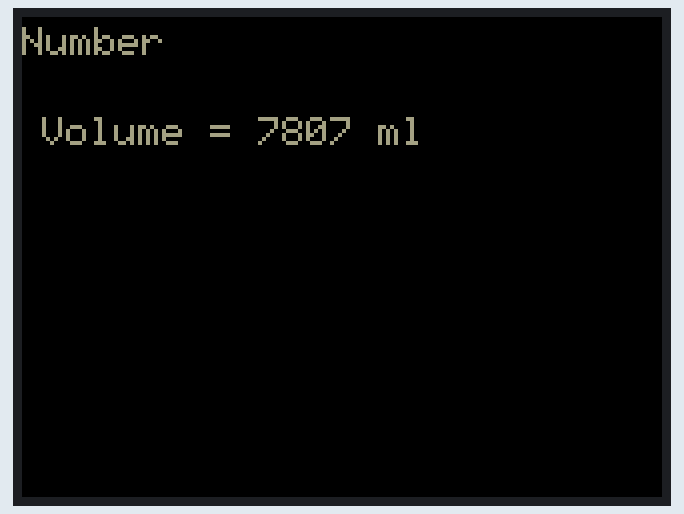
A sketch run on a simulated ESP32. Shown: 320×240 colour display. Random numbers use the default seed unless the sketch sets one.

Above: at 0.3 s.
At 4.8 s:
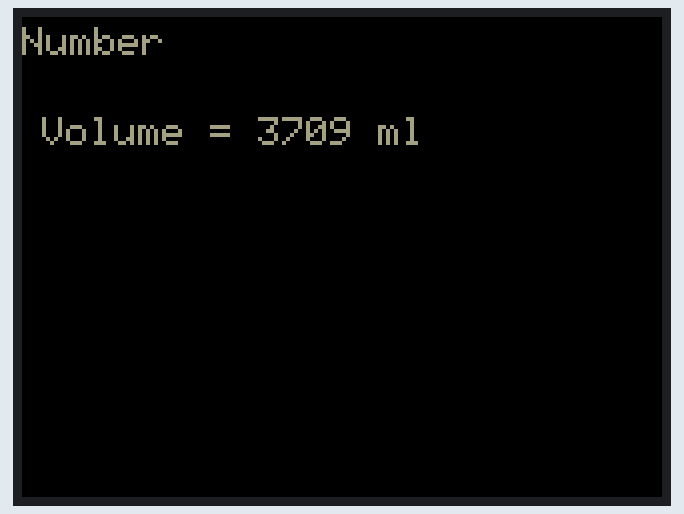
At 9.9 s:
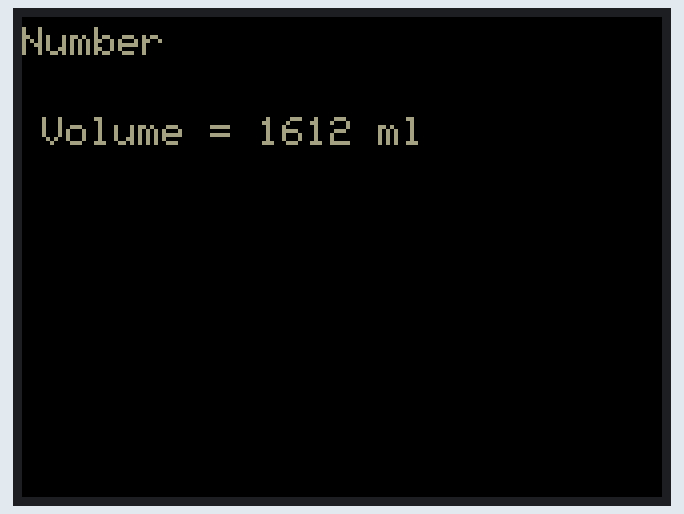
At 19.5 s:
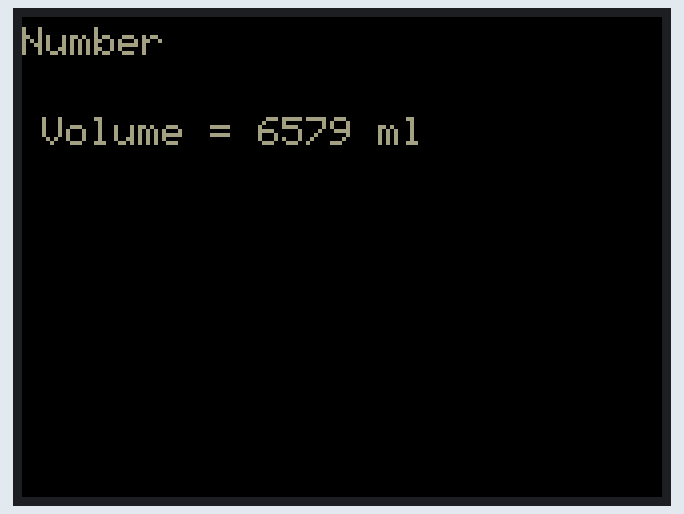
At 29.2 s:
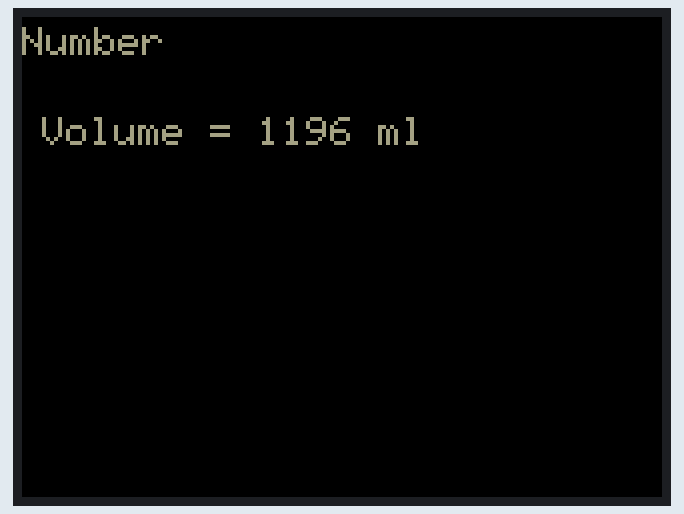
At 39.3 s:
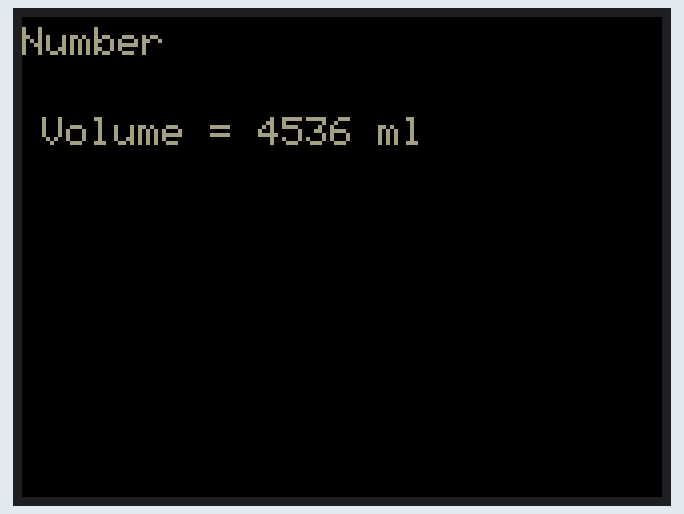

The sketch:

2.4_random_data_8266.ino
```cpp
#include "Adafruit_GFX.h"
#include "Adafruit_ILI9341.h"


#define TFT_CS 14  //for D32 Pro
#define TFT_DC 27  //for D32 Pro
#define TFT_RST 33 //for D32 Pro

Adafruit_ILI9341 tft = Adafruit_ILI9341(TFT_CS, TFT_DC, TFT_RST);


#define GLCD_CL_BLACK 0x0000
#define GLCD_CL_WHITE 0xFFFF
#define GLCD_CL_GRAY 0x7BEF
#define GLCD_CL_LIGHT_GRAY 0xC618
#define GLCD_CL_GREEN 0x07E0
#define GLCD_CL_LIME 0x87E0
#define GLCD_CL_BLUE 0x001F
#define GLCD_CL_RED 0xF800
#define GLCD_CL_AQUA 0x5D1C
#define GLCD_CL_YELLOW 0xFFE0
#define GLCD_CL_MAGENTA 0xF81F
#define GLCD_CL_CYAN 0x07FF
#define GLCD_CL_DARK_CYAN 0x03EF
#define GLCD_CL_ORANGE 0xFCA0
#define GLCD_CL_PINK 0xF97F
#define GLCD_CL_BROWN 0x8200
#define GLCD_CL_VIOLET 0x9199
#define GLCD_CL_SILVER 0xA510
#define GLCD_CL_GOLD 0xA508
#define GLCD_CL_NAVY 0x000F
#define GLCD_CL_MAROON 0x7800
#define GLCD_CL_PURPLE 0x780F
#define GLCD_CL_OLIVE 0x7BE0


char BX[20];
int lectV;

void setup()
{
  tft.begin();
  tft.setRotation(1);
  tft.fillScreen(ILI9341_BLACK);
  tft.setTextColor(GLCD_CL_SILVER, ILI9341_BLACK);
  tft.setTextSize(2);
  tft.setCursor(0, 5);
  tft.print("Number");

  sprintf(BX,"Volume = %4d ml", lectV);
  tft.setCursor(10, 50);
  tft.print(BX);
}

void loop()
{
  lectV = random(9000);
  sprintf(BX,"Volume = %4d ml", lectV);
  tft.setCursor(10, 50);
  tft.print(BX);
  delay(500);
}
```

Measured:
- what the display in image 1 shows lasts 0.5 s, from 4.8 s to 5.3 s
